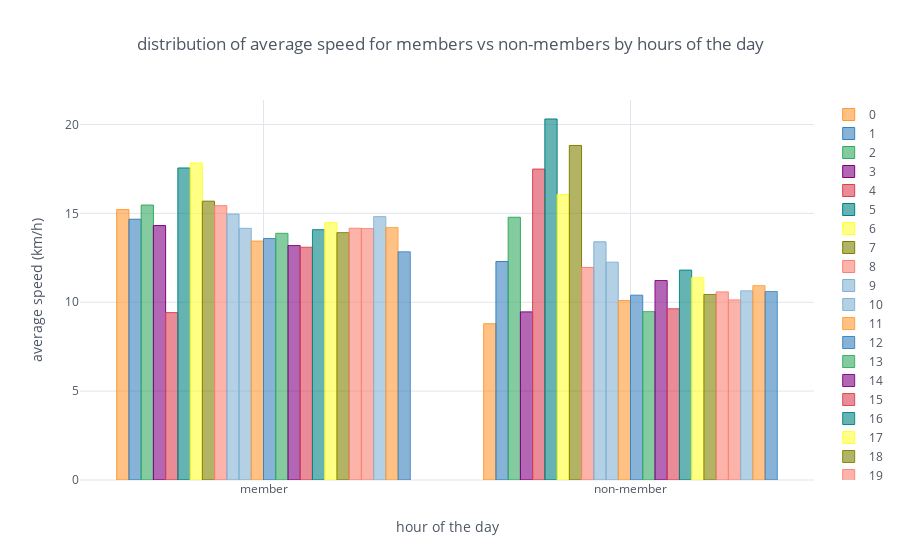

Notebook code cell kept with this figure:
### Markdown cell above
distribution of average speed for members vs non-members by hours of the day

### Code cell
mb.is_member.replace([0,1],['non-member','member'],inplace=True)
pltmb = mb.pivot_table(index='is_member',columns='start_hour',values='avg_speed')
pltmb.iplot(kind='bar',theme='white', xTitle='hour of the day', yTitle='average speed (km/h)',
            title='distribution of average speed for members vs non-members by hours of the day')

### Figure 1 — Plotly figure (JSON) as saved in the notebook; plotly's stock layout.template omitted (floating-point values rounded to 4 significant figures)
{"data": [{"marker": {"color": "rgba(255, 153, 51, 0.6)", "line": {"color": "rgba(255, 153, 51, 1.0)", "width": 1}}, "name": "0", "orientation": "v", "text": "", "type": "bar", "x": ["member", "non-member"], "y": [15.21, 8.788]}, {"marker": {"color": "rgba(55, 128, 191, 0.6)", "line": {"color": "rgba(55, 128, 191, 1.0)", "width": 1}}, "name": "1", "orientation": "v", "text": "", "type": "bar", "x": ["member", "non-member"], "y": [14.67, 12.29]}, {"marker": {"color": "rgba(50, 171, 96, 0.6)", "line": {"color": "rgba(50, 171, 96, 1.0)", "width": 1}}, "name": "2", "orientation": "v", "text": "", "type": "bar", "x": ["member", "non-member"], "y": [15.47, 14.78]}, {"marker": {"color": "rgba(128, 0, 128, 0.6)", "line": {"color": "rgba(128, 0, 128, 1.0)", "width": 1}}, "name": "3", "orientation": "v", "text": "", "type": "bar", "x": ["member", "non-member"], "y": [14.31, 9.457]}, {"marker": {"color": "rgba(219, 64, 82, 0.6)", "line": {"color": "rgba(219, 64, 82, 1.0)", "width": 1}}, "name": "4", "orientation": "v", "text": "", "type": "bar", "x": ["member", "non-member"], "y": [9.415, 17.49]}, {"marker": {"color": "rgba(0, 128, 128, 0.6)", "line": {"color": "rgba(0, 128, 128, 1.0)", "width": 1}}, "name": "5", "orientation": "v", "text": "", "type": "bar", "x": ["member", "non-member"], "y": [17.55, 20.31]}, {"marker": {"color": "rgba(255, 255, 51, 0.6)", "line": {"color": "rgba(255, 255, 51, 1.0)", "width": 1}}, "name": "6", "orientation": "v", "text": "", "type": "bar", "x": ["member", "non-member"], "y": [17.84, 16.06]}, {"marker": {"color": "rgba(128, 128, 0, 0.6)", "line": {"color": "rgba(128, 128, 0, 1.0)", "width": 1}}, "name": "7", "orientation": "v", "text": "", "type": "bar", "x": ["member", "non-member"], "y": [15.68, 18.82]}, {"marker": {"color": "rgba(251, 128, 114, 0.6)", "line": {"color": "rgba(251, 128, 114, 1.0)", "width": 1}}, "name": "8", "orientation": "v", "text": "", "type": "bar", "x": ["member", "non-member"], "y": [15.43, 11.96]}, {"marker": {"color": "rgba(128, 177, 211, 0.6)", "line": {"color": "rgba(128, 177, 211, 1.0)", "width": 1}}, "name": "9", "orientation": "v", "text": "", "type": "bar", "x": ["member", "non-member"], "y": [14.96, 13.4]}, {"marker": {"color": "rgba(128, 177, 211, 0.6)", "line": {"color": "rgba(128, 177, 211, 0.89999999999999991)", "width": 1}}, "name": "10", "orientation": "v", "text": "", "type": "bar", "x": ["member", "non-member"], "y": [14.16, 12.25]}, {"marker": {"color": "rgba(255, 153, 51, 0.6)", "line": {"color": "rgba(255, 153, 51, 0.89999999999999991)", "width": 1}}, "name": "11", "orientation": "v", "text": "", "type": "bar", "x": ["member", "non-member"], "y": [13.44, 10.1]}, {"marker": {"color": "rgba(55, 128, 191, 0.6)", "line": {"color": "rgba(55, 128, 191, 0.89999999999999991)", "width": 1}}, "name": "12", "orientation": "v", "text": "", "type": "bar", "x": ["member", "non-member"], "y": [13.58, 10.4]}, {"marker": {"color": "rgba(50, 171, 96, 0.6)", "line": {"color": "rgba(50, 171, 96, 0.89999999999999991)", "width": 1}}, "name": "13", "orientation": "v", "text": "", "type": "bar", "x": ["member", "non-member"], "y": [13.88, 9.47]}, {"marker": {"color": "rgba(128, 0, 128, 0.6)", "line": {"color": "rgba(128, 0, 128, 0.89999999999999991)", "width": 1}}, "name": "14", "orientation": "v", "text": "", "type": "bar", "x": ["member", "non-member"], "y": [13.19, 11.22]}, {"marker": {"color": "rgba(219, 64, 82, 0.6)", "line": {"color": "rgba(219, 64, 82, 0.89999999999999991)", "width": 1}}, "name": "15", "orientation": "v", "text": "", "type": "bar", "x": ["member", "non-member"], "y": [13.09, 9.631]}, {"marker": {"color": "rgba(0, 128, 128, 0.6)", "line": {"color": "rgba(0, 128, 128, 0.89999999999999991)", "width": 1}}, "name": "16", "orientation": "v", "text": "", "type": "bar", "x": ["member", "non-member"], "y": [14.08, 11.81]}, {"marker": {"color": "rgba(255, 255, 51, 0.6)", "line": {"color": "rgba(255, 255, 51, 0.89999999999999991)", "width": 1}}, "name": "17", "orientation": "v", "text": "", "type": "bar", "x": ["member", "non-member"], "y": [14.49, 11.38]}, {"marker": {"color": "rgba(128, 128, 0, 0.6)", "line": {"color": "rgba(128, 128, 0, 0.89999999999999991)", "width": 1}}, "name": "18", "orientation": "v", "text": "", "type": "bar", "x": ["member", "non-member"], "y": [13.92, 10.44]}, {"marker": {"color": "rgba(251, 128, 114, 0.6)", "line": {"color": "rgba(251, 128, 114, 0.89999999999999991)", "width": 1}}, "name": "19", "orientation": "v", "text": "", "type": "bar", "x": ["member", "non-member"], "y": [14.16, 10.58]}, {"marker": {"color": "rgba(251, 128, 114, 0.6)", "line": {"color": "rgba(251, 128, 114, 0.79999999999999982)", "width": 1}}, "name": "20", "orientation": "v", "text": "", "type": "bar", "x": ["member", "non-member"], "y": [14.14, 10.13]}, {"marker": {"color": "rgba(128, 177, 211, 0.6)", "line": {"color": "rgba(128, 177, 211, 0.79999999999999982)", "width": 1}}, "name": "21", "orientation": "v", "text": "", "type": "bar", "x": ["member", "non-member"], "y": [14.82, 10.64]}, {"marker": {"color": "rgba(255, 153, 51, 0.6)", "line": {"color": "rgba(255, 153, 51, 0.79999999999999982)", "width": 1}}, "name": "22", "orientation": "v", "text": "", "type": "bar", "x": ["member", "non-member"], "y": [14.2, 10.93]}, {"marker": {"color": "rgba(55, 128, 191, 0.6)", "line": {"color": "rgba(55, 128, 191, 0.79999999999999982)", "width": 1}}, "name": "23", "orientation": "v", "text": "", "type": "bar", "x": ["member", "non-member"], "y": [12.84, 10.6]}], "layout": {"legend": {"bgcolor": "#FFFFFF", "font": {"color": "#4D5663"}}, "paper_bgcolor": "#FFFFFF", "plot_bgcolor": "#FFFFFF", "title": "distribution of average speed for members vs non-members by hours of the day", "titlefont": {"color": "#4D5663"}, "xaxis1": {"gridcolor": "#E1E5ED", "showgrid": true, "tickfont": {"color": "#4D5663"}, "title": "hour of the day", "titlefont": {"color": "#4D5663"}, "zerolinecolor": "#E1E5ED"}, "yaxis1": {"gridcolor": "#E1E5ED", "showgrid": true, "tickfont": {"color": "#4D5663"}, "title": "average speed (km/h)", "titlefont": {"color": "#4D5663"}, "zerolinecolor": "#E1E5ED"}}}
